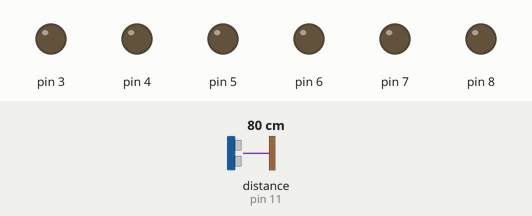
The sketch below on a simulated Arduino Uno, built with avr-gcc and run on an emulated ATmega328P. On the bench: output pins drawn as LEDs (lit = HIGH). Wiring (inferred from the names in the program): ultrasonic range finder: trigger pin 12; echo pin 11. Inputs (shaded band) come from the test bench; at power-on: distance to the obstacle (sensor on pin 11) 80 cm. The echo pulse lasts 58.3 µs per cm; pins used as bus, display or sensor lines are not drawn.

Above: at 1.2 s.
1.3 s: distance to the obstacle (sensor on pin 11) set to 55 cm
2.8 s: distance to the obstacle (sensor on pin 11) set to 48 cm
At 3.1 s:
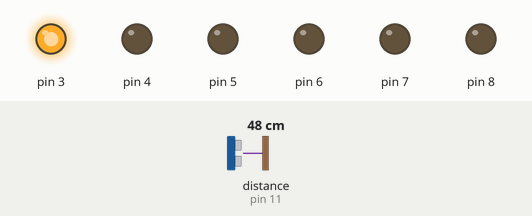
4.3 s: distance to the obstacle (sensor on pin 11) set to 43 cm
At 5.0 s:
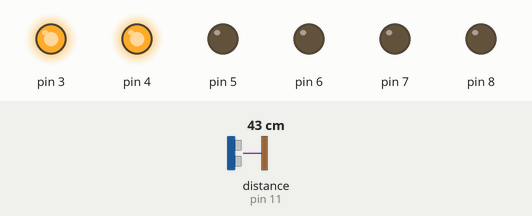
5.8 s: distance to the obstacle (sensor on pin 11) set to 32 cm
At 6.1 s:
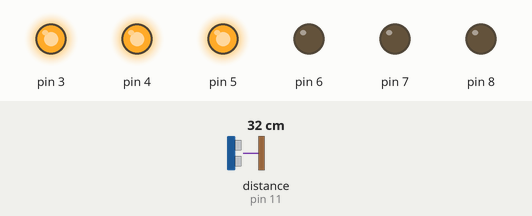
7.3 s: distance to the obstacle (sensor on pin 11) set to 2 cm
At 8.4 s:
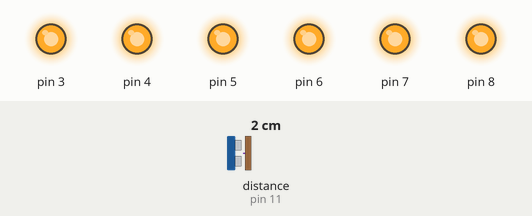
8.8 s: distance to the obstacle (sensor on pin 11) set to 35 cm
At 9.6 s:
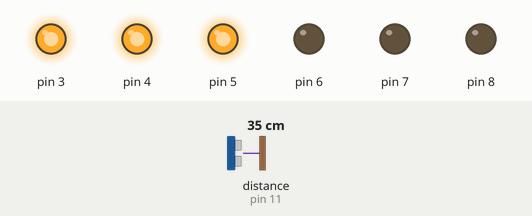
Timing chart, 0 to 11.3 s (numbered marks = the images above; inputs shaded):
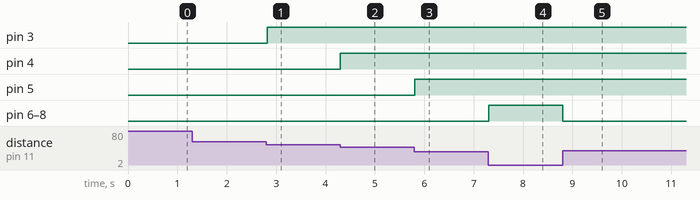

Measured:
- the behaviour switches between 51 and 50 cm on distance to the obstacle (sensor on pin 11) (found by bisection; images 0 and 1)
- the behaviour switches between 46 and 45 cm on distance to the obstacle (sensor on pin 11) (found by bisection; images 1 and 2)
- the behaviour switches between 37 and 36 cm on distance to the obstacle (sensor on pin 11) (found by bisection; images 2 and 3)
- after the input at 1.3 s, every drawn part: stays the same
- after the input at 2.8 s, pin 3: LOW → HIGH at once
- after the input at 4.3 s, pin 4: LOW → HIGH at once
- after the input at 5.8 s, pin 5: LOW → HIGH at once
- after the input at 7.3 s, pin 6–8: LOW → HIGH at once
- after the input at 8.8 s, pin 6–8: HIGH → LOW at once

The sketch:

czujnik_odleglosci_z_ledami_poprawiony.ino
```cpp
#define trigPin 12
#define echoPin 11

void setup() {
  pinMode(trigPin, OUTPUT);
  pinMode(echoPin, INPUT);

  for (int i=3; i<=8; i++) {
  pinMode(i, OUTPUT);
  }
}

void loop() {
  int stan;
  stan = przelicz();
  switch (stan) {
    case 1:
      zapalWybraneDiody(1,1,1,1,1,1);
      break;
    case 2:
      zapalWybraneDiody(1,1,1,1,1,0);
      break;
    case 3:
      zapalWybraneDiody(1,1,1,1,0,0);
      break;
    case 4:
      zapalWybraneDiody(1,1,1,0,0,0);
      break;
    case 5:
      zapalWybraneDiody(1,1,0,0,0,0);
      break;
    case 6:
      zapalWybraneDiody(1,0,0,0,0,0);
      break;
    default:
      zapalWybraneDiody(0,0,0,0,0,0);
  }

  delay(10);
}

int zmierzOdleglosc() {
  long czas, dystans;

  digitalWrite(trigPin, LOW);
  delayMicroseconds(2);
  digitalWrite(trigPin, HIGH);
  delayMicroseconds(10);
  digitalWrite(trigPin, LOW);

  czas = pulseIn(echoPin, HIGH);
  dystans = czas/58;

  return dystans;
}

int przelicz() {
  int takBlisko;
  if (zmierzOdleglosc()<=50) {
  takBlisko = map (zmierzOdleglosc(), 0, 45, 1, 6);
  } else {
  takBlisko=0;
  }
  return takBlisko;
}

void zapalWybraneDiody(byte a, byte b, byte c, byte d, byte e, byte f) {
digitalWrite(3, a);
digitalWrite(4, b);
digitalWrite(5, c);
digitalWrite(6, d);
digitalWrite(7, e);
digitalWrite(8, f);
}
```
